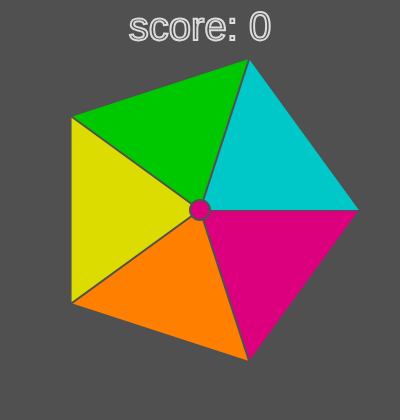
Frame 1 (no input)
Frame 60 (no input): identical to frame 1, image omitted
Frame 120 (the mouse pressed at the canvas centre since frame 60): identical to frame 1, image omitted

The p5.js sketch that drew this single still picture (run headless with seeded random() and noise() and a simulated clock; from frame 60 on, the mouse is pressed at the canvas centre):

// p5.js sketch
// ── sketch.js
var HW;
var HH;
var N;
var O;
var R;
var IR;

var BG;
var colors = [];

var player;
var coin;
var polarPoints = [];
var triangles = [];

var score = 0;


function setup(){
    createCanvas(400, 420);
    HW = width / 2.0;
    HH = height / 2.0;
    N = 5; // must be between 3 and 8
    O = createVector(HW, HH);
    R = HW * 0.8;
    IR = R * cos(PI / N);
    
    BG = [80];
    initColors();
    
    coin = new Coin();
    player = new PolarPoint(0, 0);
    initPolarPoints();
    initTriangles();
}

function mouseClicked(){
  player.move();
  coin.collide();
}

function draw(){
    background(BG);
    
    for (let i = 0; i < triangles.length; i++){
        triangles[i].show();
    }
    
    coin.show();
    
    displayScore();
}

class PolarPoint{
    constructor(_a, _r, _o){
        this.x = 0;
        this.y = 0;
        this.a = _a;
        this.r = _r;
        this.update();
    }
    
    update(){
        this.x = this.r * cos(this.a) + O.x;
        this.y = this.r * sin(this.a) + O.y;
    }
    
    move(){
        let dx = mouseX - O.x;
        let dy = mouseY - O.y;
        if (abs(dx) < 1){
            if (dy > 0){
                this.a = PI / 2.0;
            }else{
                this.a = 1.5 * PI;
            }
        }else{
            this.a = atan(1.0 * dy/dx);
            if (dx < 0){
                this.a += PI;
            }
        }
        
        this.r = mag(dx, dy);
        if (this.r > IR){
            this.r = IR;
        }
        this.update();
    }
}

class Triangle{
    constructor(_i, _polarPoints){
        this.i = _i;
        this.polarPoints = _polarPoints;
    }
    
    show(){
        fill(colors[this.i]);
        stroke(BG);
        strokeWeight(2);
        beginShape();
        for(let i = 0; i < this.polarPoints.length; i++){
            let x = this.polarPoints[i].x;
            let y = this.polarPoints[i].y;
            vertex(x, y);
        }
        endShape();
    }
}

function initPolarPoints(){
    let dA = 2 * PI / N;
    for (let i = 0; i < N; i++){
        polarPoints[i] = new PolarPoint(i * dA, R);
    }
}

function initTriangles(){
    for (let i = 0; i < N; i++){
        let pp = [];
        pp[0] = player;
        if (i == N - 1){
            pp[1] = polarPoints[N - 1];
            pp[2] = polarPoints[0];
        }else{
            pp[1] = polarPoints[i];
            pp[2] = polarPoints[i + 1];
        }
        triangles[i] = new Triangle(i, pp);
    }
}

function initColors(){
    colors = [
    [220,   0, 127],
    [255, 127,   0],
    [220, 220,   0],
    [0,   200,   0],
    [0,   200, 200],
    [0,   127, 200],
    [0,     0, 200],
    [108,   0, 217]];
}

class Coin{
    constructor(){
        this.i = 0;
        this.d = width / 20.0;
        this.p = new PolarPoint(0, 0);
    }
    
    update(){
        this.i = int(random(N));
        this.p = new PolarPoint(this.randomAngle(), random(IR * 0.8));
    }
    
    randomAngle(){
        let accuracy = 360.0;
        return 2 * PI * random(accuracy) / accuracy;
    }
    
    collide(){
        for (let i = 0; i < triangles.length; i++){
            if (pointInTriangle(this.p, triangles[i])){
                if (this.i == i){
                    this.update();
                    increaseScore();
                }
            }
        }
    }
    
    show(){
        fill(colors[this.i]);
        stroke(BG);
        strokeWeight(2);
        ellipse(this.p.x, this.p.y, this.d, this.d);
    }
}

function increaseScore(){
    score += 1;
}

function sign(p1, p2, p3){
    return (p1.x - p3.x) * (p2.y - p3.y) - (p2.x - p3.x) * (p1.y - p3.y);
}

function pointInTriangle(pt, t){
    let d1, d2, d3;
    let has_neg, has_pos;
    
    let v1 = t.polarPoints[0];
    let v2 = t.polarPoints[1];
    let v3 = t.polarPoints[2];
    
    d1 = sign(pt, v1, v2);
    d2 = sign(pt, v2, v3);
    d3 = sign(pt, v3, v1);
    
    has_neg = (d1 < 0) || (d2 < 0) || (d3 < 0);
    has_pos = (d1 > 0) || (d2 > 0) || (d3 > 0);
    
    return !(has_neg && has_pos);
}

function displayScore(){
  noFill();
  stroke(220);
  strokeWeight(2);
  textSize(40);
  textAlign(CENTER);
  text("score: " + score, O.x, 40);
}
